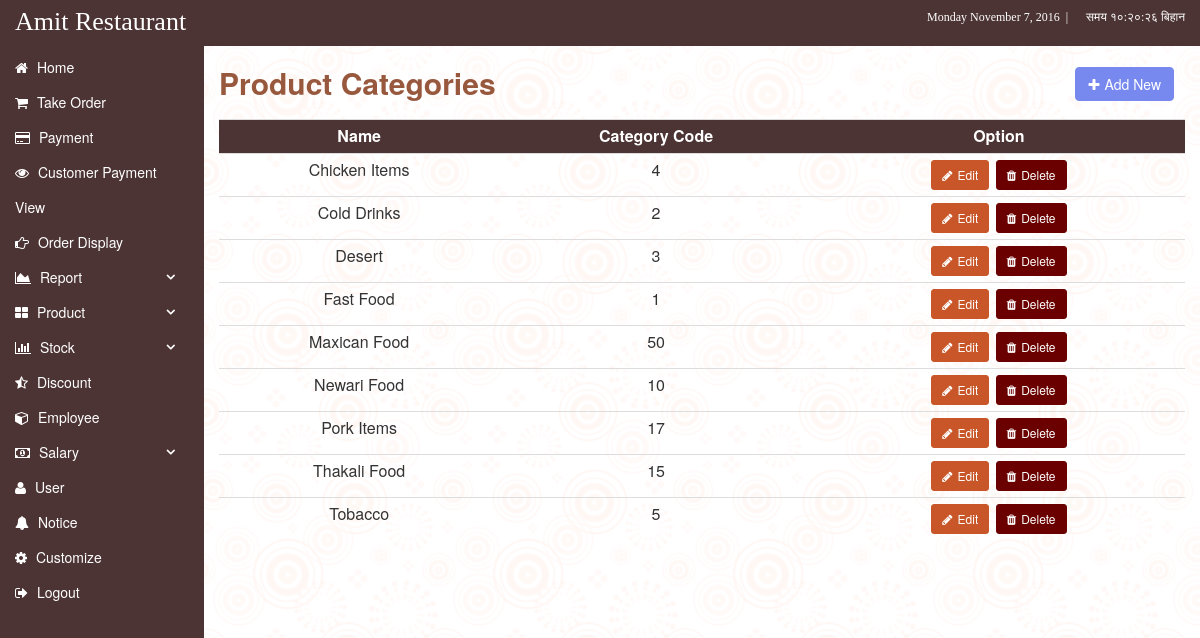
/display-category.php (signed in), run on an earlier commit of the app's database.
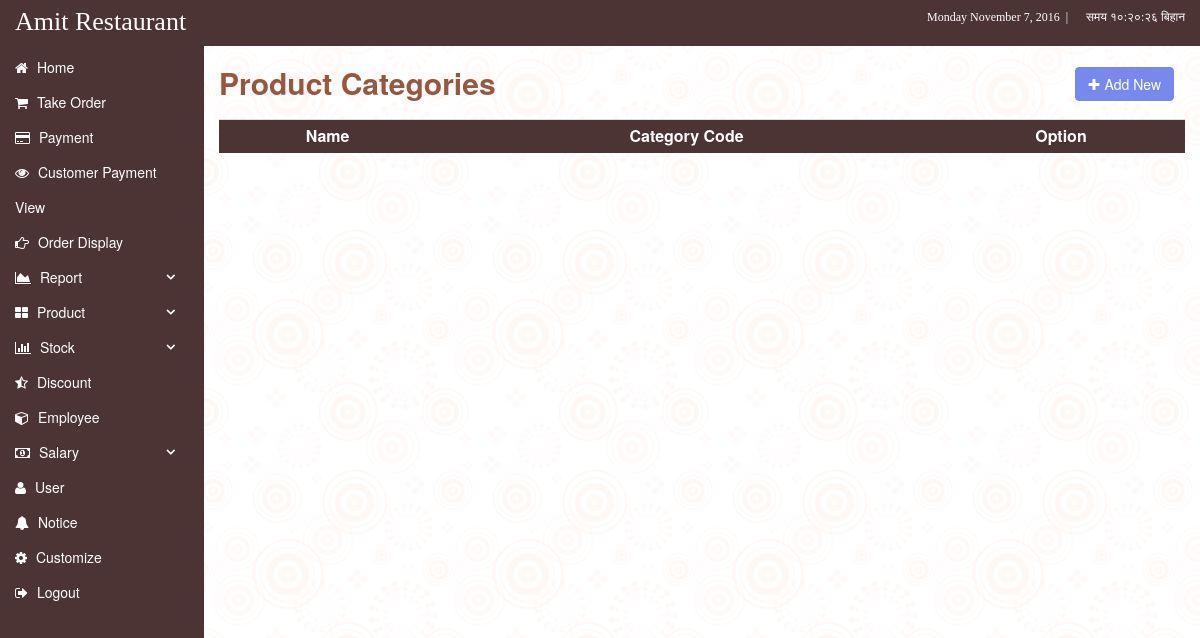
And on a later commit of the database.
### tables this page shows
CREATE TABLE `details` (
  `id` int(9) NOT NULL,
  `name` varchar(50) NOT NULL,
  `image` varchar(50) NOT NULL
);

CREATE TABLE `category` (
  `id` int(9) NOT NULL,
  `name` varchar(30) NOT NULL,
  `category_code` int(9) NOT NULL
);

### display-category.php (the view, shortened to what this page needs)
<?php include ('inc/header.php'); ?>
<?php if( !user_staff() && !user_cook() && !user_manager() ){ ?>
<h2 class="page-title">Product Categories
<a href="create-category" class="btn btn-info pull-right"><i class="fa fa-plus"></i>Add New</a>
</h2>
	<table class="table table-condensed table-hover">
		<tr class="t-head">
			<th>Name</th>
			<th>Category Code</th>
			<th>Option</th>
		</tr>
				<?php
					$id_qry = "SELECT * FROM category ORDER BY name";
					 $sel_id = query($id_qry);
					 while ($row = fetch($sel_id))
					 {
          echo "<tr><td>".$row['name'] ."</td><td>".$row['category_code'] ."</td><td>";
          ?>
          	<a class="btn btn-warning btn-sm" href="edit-cat.php?val=<?php echo encrypt_decrypt('encrypt',$row['id']); ?>"><i class="fa fa-pencil"></i>Edit</a>
      		<a class="btn btn-danger btn-sm" href="delete-cat.php?val=<?php echo encrypt_decrypt('encrypt',$row['id']); ?>" onclick="return confirm('Are you sure?');"><i class="fa fa-trash"></i>Delete</a>
       <?php
        echo "</td></tr>";
    }
				?>
	</table>
<?php include ('inc/footer.php'); ?>
<?php
	} else {
		redirect_to("index");
	}
?>

### inc/header.php (shortened to what this page needs)
<?php include("connection.php"); ?>
<?php include('inc/function.php'); ?>
<!DOCTYPE html>
<html>
<head>
	<link rel="stylesheet" type="text/css" href="css/bootstrap.css">
	<link rel="stylesheet" type="text/css" href="css/font-awesome.css">
	<link rel="stylesheet" type="text/css" href="css/datepicker.css">
	<link rel="stylesheet" type="text/css" href="css/chosen.css">
	<link rel="stylesheet" type="text/css" href="css/style.css">
</head>
<body>
<div class="container">
<div class="row">
<h2 class="logo"><?php the_title(); ?>
	<small class="pull-right"><?php include('nepali-time.php'); ?></small>
</h2>
<div class="col-xs-2">
<div id="main" class="menu">
	<ul class="list-group">
	<li class="list-group-item"><a href="index"><i class="fa fa-home"></i> Home</a></li>
	<?php if(!user_cook() ){ ?><li class="list-group-item"><a href="shop"><i class="fa fa-shopping-cart"></i> Take Order</a></li><?php } ?>
	<?php if(!user_cook() ){ ?><li class="list-group-item"><a href="payment"><i class="fa fa-credit-card"></i> Payment</a></li><?php } ?>
	<?php if(!user_cook() ){ ?><li class="list-group-item"><a href="payment-customer-view"><i class="fa fa-eye"></i> Customer Payment View</a></li><?php } ?>
	<?php if(!user_staff() ){ ?><li class="list-group-item"><a href="order-display"><i class="fa fa-hand-o-right"></i> Order Display</a></li><?php } ?>
	<?php if( !user_staff() && !user_cook() ){ ?>
	<li class="list-group-item"><p id="reports"><i class="fa fa-area-chart"></i> Report <i class="fa fa-angle-down"></i></p></li>
	<?php } ?>
	<?php if( !user_staff() && !user_cook() && !user_manager() ){ ?>
	<li class="list-group-item"><p id="products"><i class="fa fa-th-large"></i> Product <i class="fa fa-angle-down"></i></p></li>
	<?php } ?>
	<?php if( !user_staff() ){ ?>
	<li class="list-group-item"><p id="stocks"><i class="fa fa-bar-chart"></i> Stock <i class="fa fa-angle-down"></i></p></li>
	<?php } ?>
	<?php if( !user_staff() && !user_cook() ){ ?>
	<li class="list-group-item"><a href="discount-display"><i class="fa fa-star-half-o"></i> Discount</a></li>
	<?php } ?>
	<?php if( !user_staff() && !user_cook() ){ ?>
	<li class="list-group-item"><a href="employee-display"><i class="fa fa-cube"></i> Employee</a></li>
	<?php } ?>
	<?php if( !user_staff() && !user_cook() && !user_manager() ){ ?>
	<li class="list-group-item"><p id="salaries"><i class="fa fa-money"></i> Salary <i class="fa fa-angle-down"></i></p></li>
	<?php } ?>
	<li class="list-group-item"><a href="users"><i class="fa fa-user"></i> User</a></li>
	<?php if(!user_cook() && !user_staff() && !user_manager() ){ ?>
	<li class="list-group-item"><a href="notice"><i class="fa fa-bell"></i> Notice</a></li>
	<li class="list-group-item"><a href="customize"><i class="fa fa-cog"></i> Customize</a></li>
	<?php } ?>
	<li class="list-group-item"><a href="logout" onclick="return confirm('Are you sure you want to logout?');"><i class="fa fa-sign-out"></i> Logout</a></li>
</ul>
</div>
	</div>
	<div class="col-xs-10 content">

### inc/function.php (shortened to what this page needs)
<?php
function query($str) {
    global $connection;
    $sel_query = mysqli_query($connection,$str);
    return $sel_query;
}
function fetch($str) {
    $row = mysqli_fetch_array($str);
    return $row;
}
function the_title(){
    $query = "SELECT name FROM details";
    $result = query($query);
    if($row = fetch($result)){
        echo $row['name'];
    }
}
function encrypt_decrypt($action, $string) {
    $output = false;
    $encrypt_method = "AES-256-CBC";
    $secret_key = 'Your Secret Key key';
    $secret_iv = 'Your Secret Key iv';
    $key = hash('sha256', $secret_key);
    $iv = substr(hash('sha256', $secret_iv), 0, 16);
    if( $action == 'encrypt' ) {
        $output = openssl_encrypt($string, $encrypt_method, $key, 0, $iv);
        $output = base64_encode($output);
    }
    else if( $action == 'decrypt' ){
        $output = openssl_decrypt(base64_decode($string), $encrypt_method, $key, 0, $iv);
    }
    return $output;
}
?>

### nepali-time.php (shortened to what this page needs)
 <div id="time">
        <span style="font-size:12px;color:#fff" class="time_date">
        <?php
        echo date('l F j, Y');?>  &nbsp;| &nbsp; &nbsp;&nbsp; समय <span id="sn_nepalitime"></span></span>
</div>

### inc/footer.php (shortened to what this page needs)
		</div>
	</div>
</div>
</body>
</html>

### css/style.css (style rules this page uses)
body { margin: 0; padding: 0; background: url(../img/background.png); background-attachment: fixed; }
.container { width: 100%; padding: 0; margin: 0; height: 100%; }
.row { padding: 0; margin: 0; }
.menu { position: absolute; margin-left: -15px; min-height: 100vh; background-color: #4D3434; width: 100%; }
.content { margin-left: 17%; width: 83%; }
.t-head { background: #4D3434; color: #fff; }
.fa { padding-right: 5px; }
.fa-angle-down { float: right; padding: 10px; font-weight: 600; }
.list-group-item a, .list-group-item p { font-weight: 500; display: block; line-height: 35px; color: #fff; padding: 0 15px; cursor: pointer; margin-bottom: 0; }
td, th { font-size: 16px; text-align: center; }
.logo { position: fixed; font-family: verdana; top: 0; width: 100%; background-color: #4D3434; margin: 0; padding: 8px 15px 9px; color: #fff; z-index: 99; font-size: 26px; }
.content-nomenu, .content { margin-top: 35px; }
.list-group .list-group-item { background-color: #4D3434; }
.list-group { width: 100%; border-radius: 0; margin-top: 50px; }
.list-group-item { padding: 0; margin-bottom: 0; border:none; border-bottom: none; }
.list-group-item:first-child, .list-group-item:last-child { border-radius: 0; }
.btn-info { background-color: #7788EE; border-color: #7788EE; margin: 1px; }
.page-title { color: #98583D; font-weight: 600; padding: 10px 10px 10px 0; }
.btn-warning { background-color: #C95629; border-color: #C95629; margin: 1px; }
.btn-danger { background-color: #6B0000; border-color: #6B0000; margin: 1px; }

What changed in the data, as far as the page shows it:
removed category: name "Chicken Items", category_code "4"
removed category: name "Cold Drinks", category_code "2"
removed category: name "Desert", category_code "3"
removed category: name "Fast Food", category_code "1"
removed category: name "Maxican Food", category_code "50"
removed category: name "Newari Food", category_code "10"
removed category: name "Pork Items", category_code "17"
removed category: name "Thakali Food", category_code "15"
removed category: name "Tobacco", category_code "5"
